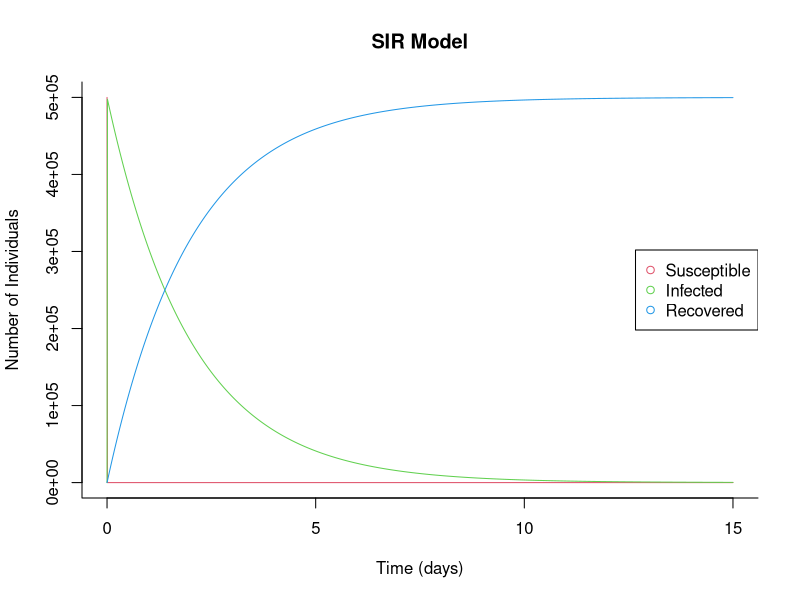
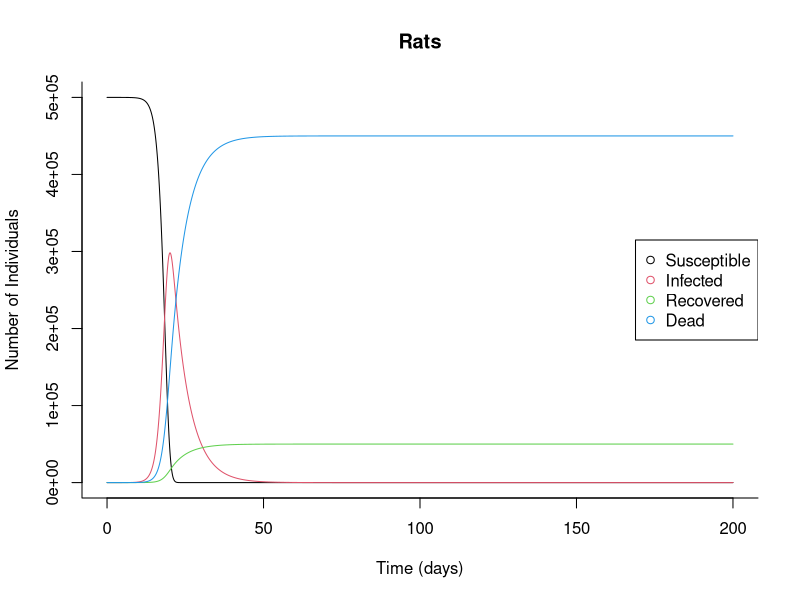
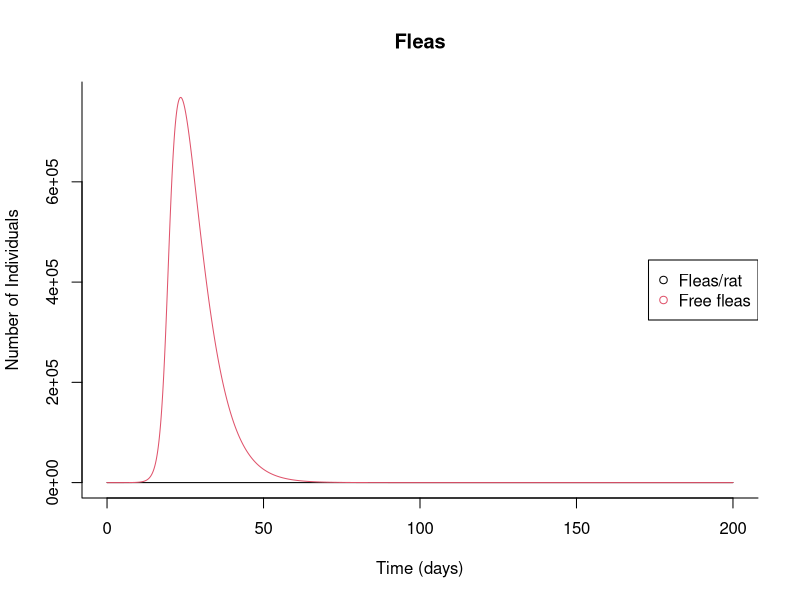
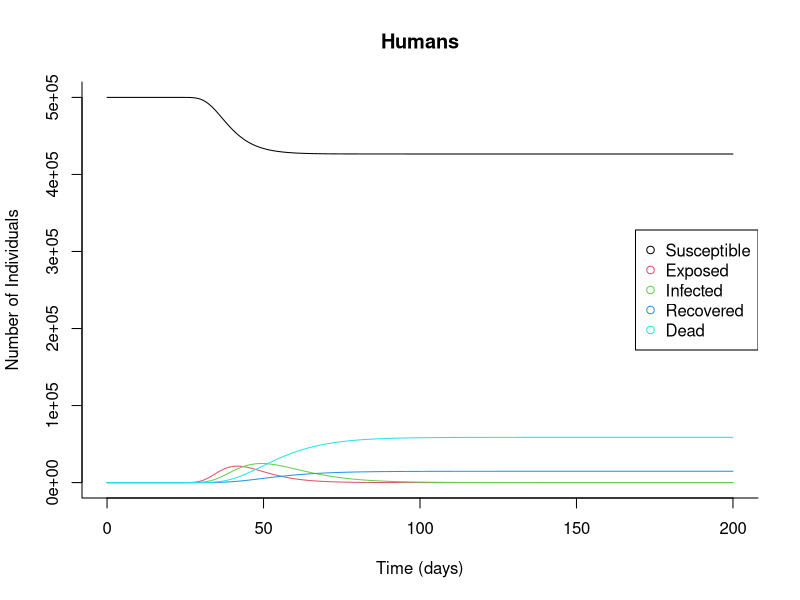
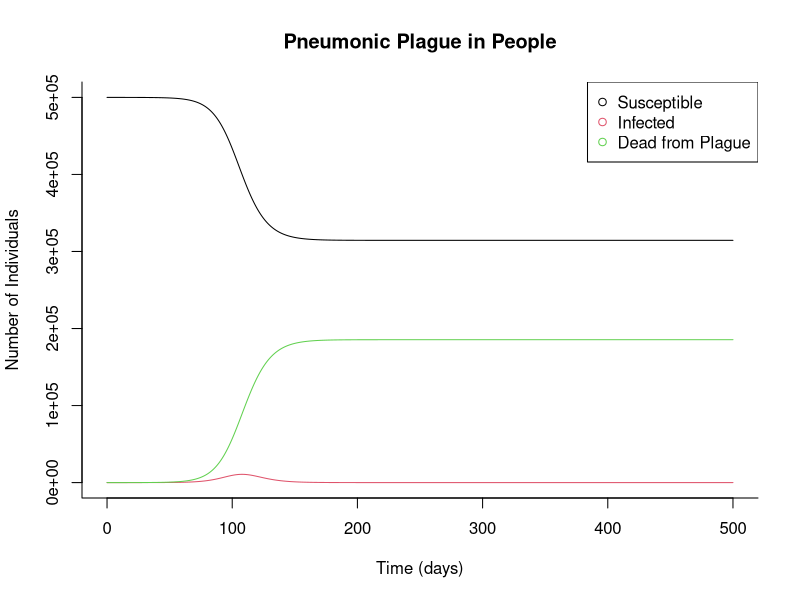
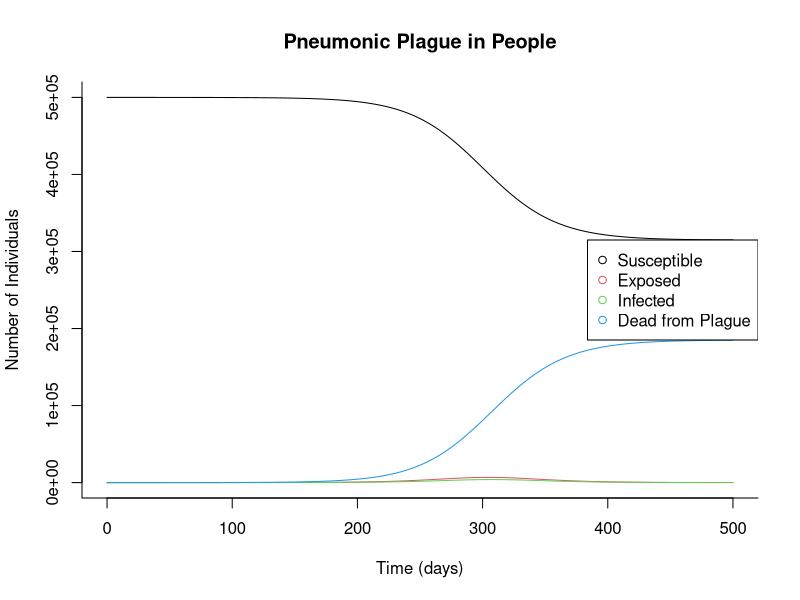
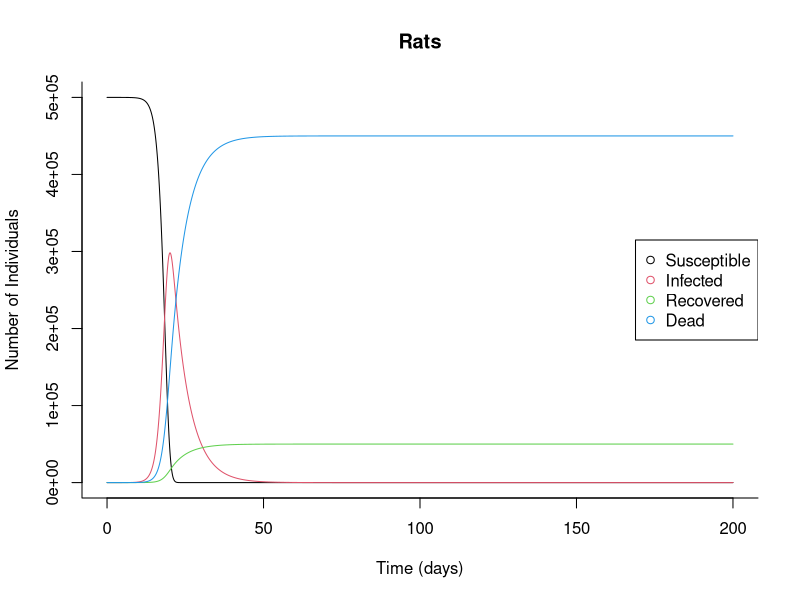
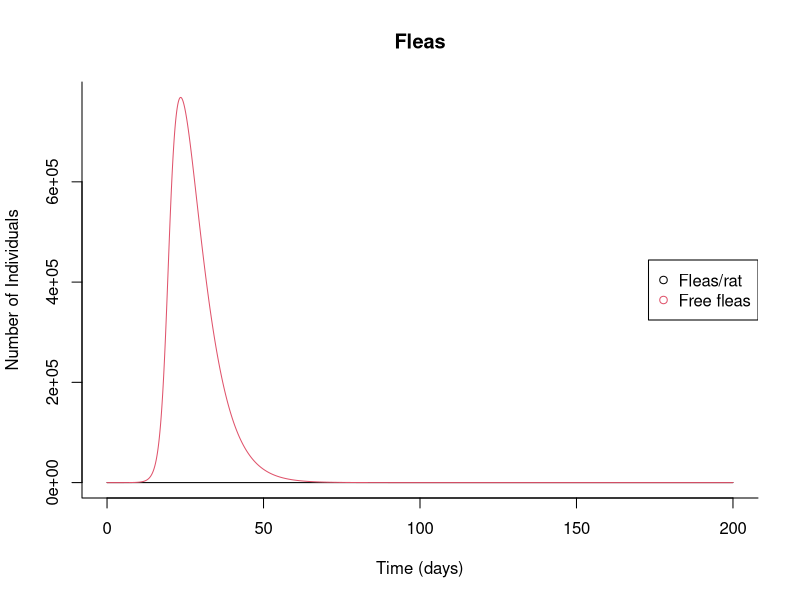

R code for these plots, in order:
#install.packages("deSolve")
library(deSolve)

#Set up system of ordinary differential equations
sir <- function(time, state, parameters) {
  with(as.list(c(state, parameters)), {
    dS <- -beta * S * I
    dI <- beta * S * I - gamma * I
    dR <- gamma * I
    
    return(list(c(dS, dI, dR)))
  })
}

#Define initial conditions and parameter values
init <- c(S = 500000, I = 1, R=0) #population size, and how many individuals start in each susceptible, infected, or removed category
parameters <- c(beta = 0.0734, gamma = 0.5) #you can play with transmission and recovery rates here
time <- seq(0, 15, by = .01) #how long to integrate over [time interval]?

#Run ordinary differential equation solver
out <- as.data.frame(ode(y = init, times = time, func = sir, parms = parameters))
out$time<-NULL

#Plot the output
matplot(time, out, type = "l", xlab = "Time (days)", ylab = "Number of Individuals", main = "SIR Model", lwd = 1, lty = 1, bty = "l", 
        col = 2:4)
legend("right", c("Susceptible", "Infected", "Recovered"), pch = 1, col = 2:4)



# Flea/Rat/Human Model ----------------------------------------------------

#Set up system of ordinary differential equations
ratfleaSIR <- function(time, state, parameters) {
  with(as.list(c(state, parameters)), {
    #Rats
    N_r  <- S_r + I_r + R_r #Total number of rats
    dS_r <- -beta_r * S_r * Fl *(1-exp(-1*alpha*N_r))/N_r #Susceptible rats
    dI_r <- beta_r * S_r * Fl *(1-exp(-1*alpha*N_r))/N_r- gamma_r * I_r #Infected rats
    dR_r <- g_r*gamma_r * I_r #Recovered rats
    dD_r <- (1-g_r)*gamma_r * I_r #Dead rats

    #Fleas
    dH  <- r_f*H*(1-H/K_f) #Fleas/rat
    dFl <- (1-g_r)*gamma_r*I_r*H - d_f*Fl #Fleas in environment
    
    #Humans
    N_h<- S_h + I_h + R_h #Total number of humans
    dS_h<- -beta_h * S_h * Fl *(exp(-1*alpha*N_r))/N_h #susceptible humans
    dE_h<- beta_h * S_h * Fl *(exp(-1*alpha*N_r))/N_h - sigma_h*E_h #exposed humans
    dI_h<- sigma_h*E_h - gamma_h*I_h #infected humans
    dR_h<- g_h*gamma_h * I_h #recovered humans
    dD_h<- (1-g_h)*gamma_h * I_h #dead humans
    
    return(list(c(dS_r, dI_r, dR_r, dD_r, dH, dFl, dS_h, dE_h, dI_h, dR_h, dD_h)))
  })
}

#Define initial conditions and parameter values
init <- c(S_r=500000, I_r=1, R_r=0, D_r=0, H=5, Fl=0, S_h = 500000, E_h=0, I_h = 0, R_h=0, D_h=0) #population size, and how many individuals start in each susceptible, infected, or removed category
parameters <- c(beta_r = 1, alpha=3/50000, gamma_r = 1/5.2, g_r=0.1, r_f=0.0084, K_f=5, d_f=1/5, beta_h=1, sigma_h= 1/6, gamma_h=0.1, g_h=0.2) #you can play with transmission and recovery rates here
time <- seq(0, 200, by = .1) #how long to integrate over [time interval]?

#Run ordinary differential equation solver
out <- as.data.frame(ode(y = init, times = time, func = ratfleaSIR, parms = parameters))
out$time<-NULL

#Plot the output
matplot(time, out[,1:4], type = "l", main= "Rats", xlab = "Time (days)", ylab = "Number of Individuals", lwd = 1, lty = 1, bty = "l", 
        col = 1:4)
legend("right", c("Susceptible", "Infected", "Recovered", "Dead"), pch = 1, col = 1:4)

matplot(time, out[,5:6], type = "l", main= "Fleas", xlab = "Time (days)", ylab = "Number of Individuals", lwd = 1, lty = 1, bty = "l", 
        col = 1:2)
legend("right", c("Fleas/rat", "Free fleas"), pch = 1, col = 1:2)

matplot(time, out[,7:11], type = "l", main= "Humans", xlab = "Time (days)", ylab = "Number of Individuals", lwd = 1, lty = 1, bty = "l", 
        col = 1:5)
legend("right", c("Susceptible", "Exposed", "Infected", "Recovered", "Dead"), pch = 1, col = 1:5)


# Pneumonic plague SIR ----------------------------------------------------

#Set up system of ordinary differential equations
pneumonicSIR <- function(time, state, parameters) {
  with(as.list(c(state, parameters)), {
    N_h <- S_h + I_h + D_h
    dS_h <- b_h*S_h -beta_p * S_h * I_h/N_h -d_h*S_h
    dI_h <- beta_p * S_h * I_h/N_h - gamma_p*I_h -d_h*I_h
    dD_h <- gamma_p*I_h #Deaths due to disease related mortality
    
    return(list(c(dS_h, dI_h, dD_h)))
  })
}

#Define initial conditions and parameter values
init <- c(S_h = 500000, I_h = 1, D_h=0) #population size, and how many individuals start in each susceptible, infected, or removed category
parameters <- c(beta_p = 0.5, gamma_p = 1/2.5, b_h=1/(25*365), d_h=1/(25*365)) #you can play with transmission and recovery rates here
time <- seq(0, 500, by= .1) #how long to integrate over [time interval]?

#Run ordinary differential equation solver
out <- as.data.frame(ode(y = init, times = time, func = pneumonicSIR, parms = parameters))
out$time<-NULL

#Plot the output
matplot(time, out, type = "l", xlab = "Time (days)", ylab = "Number of Individuals", main = "Pneumonic Plague in People", lwd = 1, lty = 1, bty = "l", 
        col = 1:4)
legend("topright", c("Susceptible", "Infected", "Dead from Plague"), pch = 1, col = 1:4)



# Pneumonic plague SEIR --------------------------------------------------------

#Set up system of ordinary differential equations
pneumonicSEIR <- function(time, state, parameters) {
  with(as.list(c(state, parameters)), {
    N_h<- S_h + E_h+ I_h + D_h
    dS_h <- b_h*S_h -beta_p * S_h * I_h/N_h -d_h*S_h
    dE_h<-  beta_p * S_h * I_h/N_h - sigma_p*E_h - d_h*E_h
    dI_h <- sigma_p*E_h - gamma_p*I_h -d_h*I_h
    dD_h <- gamma_p*I_h #Deaths due to disease related mortality
    
    return(list(c(dS_h, dE_h, dI_h, dD_h)))
  })
}

#Define initial conditions and parameter values
init <- c(S_h = 500000, E_h= 0, I_h = 1, D_h=0) #population size, and how many individuals start in each susceptible, infected, or removed category
parameters <- c(beta_p = 0.5, sigma_p= 1/4.3, gamma_p = 1/2.5, b_h=1/(25*365), d_h=1/(25*365)) #you can play with transmission and recovery rates here
time <- seq(0, 500, by= .1) #how long to integrate over [time interval]?

#Run ordinary differential equation solver
out <- as.data.frame(ode(y = init, times = time, func = pneumonicSEIR, parms = parameters))
out$time<-NULL

#Plot the output
matplot(time, out, type = "l", xlab = "Time (days)", ylab = "Number of Individuals", main = "Pneumonic Plague in People", lwd = 1, lty = 1, bty = "l", 
        col = 1:4)
legend("right", c("Susceptible", "Exposed", "Infected", "Dead from Plague"), pch = 1, col = 1:4)



# Flea/Rat/Human Model + Pneumonic Plague Transmission Route ----------------------------------------------------

#Set up system of ordinary differential equations
bubonic_pneumonicSEIR <- function(time, state, parameters) {
  with(as.list(c(state, parameters)), {
    #Rats
    N_r  <- S_r + I_r + R_r #Total number of rats
    dS_r <- -beta_r * S_r * Fl *(1-exp(-1*alpha*N_r))/N_r #Susceptible rats
    dI_r <- beta_r * S_r * Fl *(1-exp(-1*alpha*N_r))/N_r- gamma_r * I_r #Infected rats
    dR_r <- g_r*gamma_r * I_r #Recovered rats
    dD_r <- (1-g_r)*gamma_r * I_r #Dead rats
    
    #Fleas
    dH  <- r_f*H*(1-H/K_f) #Fleas/rat
    dFl <- (1-g_r)*gamma_r*I_r*H - d_f*Fl #Fleas in environment
    
    #Humans
    N_h<- S_h + E_b + E_p + I_b + I_p + R_h #Total number of humans
    dS_h<- -beta_b * S_h * Fl *(exp(-1*alpha*N_r))/N_h - beta_p * S_h * I_p/N_h #susceptible humans
    dE_b<- beta_b * S_h * Fl *(exp(-1*alpha*N_r))/N_h - sigma_b*E_b #exposed humans (bubonic)
    dE_p<- beta_p * S_h * I_p/N_h - sigma_p*E_p #exposed humans (pneumonic)
    dI_b<- sigma_b*E_b - gamma_b*I_b #infected humans (bubonic)
    dI_p<- sigma_p*E_p + p*gamma_b*I_b - gamma_p*I_p #infected humans (pneumonic)
    dR_h<- g_h*gamma_b * I_b #recovered humans (just bubonic)
    dD_h<- (1-p-g_h)*gamma_b * I_b + gamma_p*I_p  #dead humans (bubonic + pneumonic)
    
    return(list(c(dS_r, dI_r, dR_r, dD_r, dH, dFl, dS_h, dE_b, dE_p, dI_b, dI_p, dR_h, dD_h)))
  })
}

#Define initial conditions and parameter values
init <- c(S_r=500000, I_r=1, R_r=0, D_r=0, H=5, Fl=0, S_h = 500000, E_b=0, E_p=0, I_b = 0, I_p =0, R_h=0, D_h=0) #population size, and how many individuals start in each susceptible, infected, or removed category
parameters <- c(beta_r = 1, alpha=3/50000, gamma_r = 1/5.2, g_r=0.1, r_f=0.0084, K_f=5, d_f=1/5, beta_b=1, beta_p = 0.5, sigma_b= 1/6, sigma_p=1/4.3, gamma_b=0.1, gamma_p=1/2.5, p=0.8, g_h=0.2) #you can play with transmission and recovery rates here
time <- seq(0, 200, by = .1) #how long to integrate over [time interval]?

#Run ordinary differential equation solver
out <- as.data.frame(ode(y = init, times = time, func = bubonic_pneumonicSEIR, parms = parameters))
out$time<-NULL

#Plot the output
matplot(time, out[,1:4], type = "l", main= "Rats", xlab = "Time (days)", ylab = "Number of Individuals", lwd = 1, lty = 1, bty = "l", 
        col = 1:4)
legend("right", c("Susceptible", "Infected", "Recovered", "Dead"), pch = 1, col = 1:4)

matplot(time, out[,5:6], type = "l", main= "Fleas", xlab = "Time (days)", ylab = "Number of Individuals", lwd = 1, lty = 1, bty = "l", 
        col = 1:2)
legend("right", c("Fleas/rat", "Free fleas"), pch = 1, col = 1:2)

matplot(time, out[,7:13], type = "l", main= "Humans", xlab = "Time (days)", ylab = "Number of Individuals", lwd = 1, lty = 1, bty = "l", 
        col = 1:7)
legend("right", c("Susceptible", "Exposed Bubonic", "Exposed Pneumonic",  "Infected Bubonic", "Infected Pneumonic", "Recovered", "Dead"), pch = 1, col = 1:7)

#summarize
humans<-data.frame(S=out$S_h, E=out$E_b + out$E_b, I=out$I_b + out$I_p, R=out$R_h, D=out$D_h)
matplot(time, humans[,1:5], type = "l", main= "Humans", xlab = "Time (days)", ylab = "Number of Individuals", lwd = 1, lty = 1, bty = "l", 
        col = 1:5)
legend("right", c("Susceptible", "Exposed",  "Infected", "Recovered", "Dead"), pch = 1, col = 1:5)
